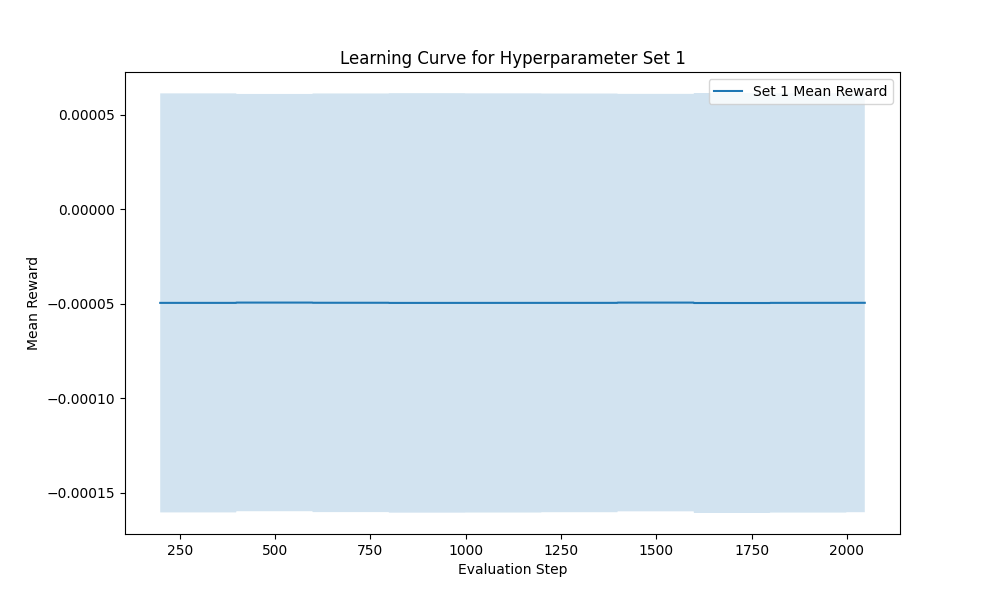

The Python source for this figure:
import gymnasium as gym
from stable_baselines3 import PPO
from stable_baselines3.common.callbacks import EvalCallback
import numpy as np
import matplotlib.pyplot as plt

from stable_baselines3.common.monitor import Monitor


class RewardCallback(EvalCallback):
    def __init__(self, eval_env, *args, **kwargs):
        super().__init__(eval_env, *args, **kwargs)
        self.rewards = []
        self.eval_freq = kwargs.get("eval_freq", 10000)

    def _on_step(self):
        result = super()._on_step()
        if self.n_calls % self.eval_freq == 0:
            print(f"Step: {self.n_calls}, Mean Reward: {self.last_mean_reward}")
            self.rewards.append(self.last_mean_reward)
        return result


def train_with_rewards(env_id, hyperparams, total_timesteps=100000, eval_freq=5000):
    env = Monitor(gym.make(env_id))
    eval_env = Monitor(gym.make(env_id))
    callback = RewardCallback(
        eval_env, eval_freq=eval_freq, n_eval_episodes=10, verbose=1
    )
    model = PPO("MlpPolicy", env, **hyperparams, verbose=1)
    model.learn(total_timesteps=total_timesteps, callback=callback)
    env.close()
    eval_env.close()
    return callback.rewards


# Parameters
env_id = "MountainCarContinuous-v0"
hyperparams_list = [
    {"learning_rate": 0.0003, "n_steps": 2048, "batch_size": 64, "n_epochs": 10},
    # {"learning_rate": 0.0001, "n_steps": 1024, "batch_size": 32, "n_epochs": 5},
    # {"learning_rate": 0.0005, "n_steps": 4096, "batch_size": 128, "n_epochs": 20},
]

# Training and plotting
for i, hyperparams in enumerate(hyperparams_list):
    all_rewards = []
    for _ in range(10):
        rewards = train_with_rewards(env_id, hyperparams)
        all_rewards.append(rewards)

    # Calculate mean and std of rewards across runs
    mean_rewards = np.mean(all_rewards, axis=0)
    std_rewards = np.std(all_rewards, axis=0)

    # Plotting
    plt.figure(figsize=(10, 6))
    plt.plot(mean_rewards, label=f"Set {i+1} Mean Reward")
    plt.fill_between(
        range(len(mean_rewards)),
        mean_rewards - std_rewards,
        mean_rewards + std_rewards,
        alpha=0.2,
    )
    plt.title(f"Learning Curve for Hyperparameter Set {i+1}")
    plt.xlabel("Evaluation Step")
    plt.ylabel("Mean Reward")
    plt.legend()
    plt.savefig("test2.png")
